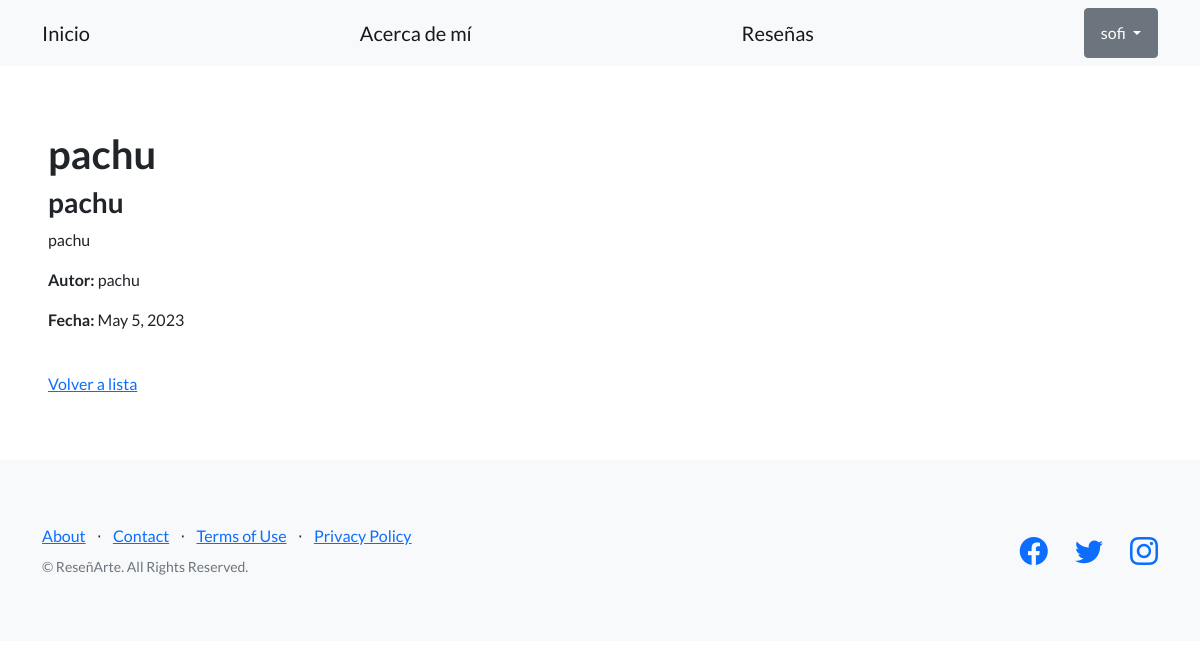
The page /blog/pages/pageId/12/ (signed in) on the database its author committed.
### blog/models.py (models this page shows, shortened)
class Reseña (models.Model):
    titulo = models.CharField(max_length=256)
    subtitulo = models.CharField(max_length=256)
    cuerpo = models.TextField()
    autor = models.CharField(max_length=256)
    fecha = models.DateField()

### blog/views.py (the view)
# urls.py: path('pages/pageId/<int:pk>/', ReseñaDetailView.as_view(), name="ver_reseña"),
class ReseñaDetailView(DetailView):
    model = Reseña
    success_url = reverse_lazy('lista_reseñas')

### blog/templates/blog/reseña_detail.html
{% extends "blog/base.html" %}
{% block contenido %}
<h1>
{{object.titulo}}
</h1>
<h3>
{{object.subtitulo}}
</h3>
<p>
{{object.cuerpo}}
</p>
<p>
  <strong>Autor:</strong> {{object.autor}}
</p>
<p>
  <strong>Fecha:</strong> {{object.fecha}}
</p>
<br>
<a href="{% url 'listar_reseñas' %}">Volver a lista</a>
{% endblock contenido %}

### blog/templates/blog/base.html (shortened to what this page needs)
{% load static %}
<!DOCTYPE html>
<html lang="en">
    <head>
        <link href="https://cdn.jsdelivr.net/npm/bootstrap-icons@1.5.0/font/bootstrap-icons.css" rel="stylesheet" type="text/css" />
        <link href= "{% static 'blog/css/styles.css' %}"" rel="stylesheet" />
    </head>
    <body>
        <nav class="navbar navbar-light bg-light static-top">
            <div class="container">
                <a class="navbar-brand" href="{% url 'inicio' %}">Inicio</a>
                <a class="navbar-brand" href="{% url 'about' %}">Acerca de mí</a>
                <a class="navbar-brand" href="{% url 'listar_reseñas' %}">Reseñas</a>
                {% if user.is_authenticated %}
                <div class="dropdown">
                    <button class="btn btn-secondary dropdown-toggle" type="button" id="dropdownMenuButton1" data-bs-toggle="dropdown" aria-expanded="false">
                        <div style="display: inline-flex;">
                            <span>{{ user.username }}</span>
                        </div>
                    </button>
                    </div>
                </div>
                {% else %}
                <a class="navbar-brand" href="{% url 'registro' %}">Registro</a>
                <a class="navbar-brand" href="{% url 'login' %}">Iniciar sesión</a>
                {% endif %}
        </nav>
        <section style="padding:4rem 3rem;">
            {% block contenido %}
            {% endblock contenido %}
        </section>
        <footer class="footer bg-light">
            <div class="container">
                <div class="row">
                    <div class="col-lg-6 h-100 text-center text-lg-start my-auto">
                        <ul class="list-inline mb-2">
                            <li class="list-inline-item"><a href="#!">About</a></li>
                            <li class="list-inline-item">⋅</li>
                            <li class="list-inline-item"><a href="#!">Contact</a></li>
                            <li class="list-inline-item">⋅</li>
                            <li class="list-inline-item"><a href="#!">Terms of Use</a></li>
                            <li class="list-inline-item">⋅</li>
                            <li class="list-inline-item"><a href="#!">Privacy Policy</a></li>
                        </ul>
                        <p class="text-muted small mb-4 mb-lg-0">&copy; ReseñArte. All Rights Reserved.</p>
                    </div>
                    <div class="col-lg-6 h-100 text-center text-lg-end my-auto">
                        <ul class="list-inline mb-0">
                            <li class="list-inline-item me-4">
                                <a href="#!"><i class="bi-facebook fs-3"></i></a>
                            </li>
                            <li class="list-inline-item me-4">
                                <a href="#!"><i class="bi-twitter fs-3"></i></a>
                            </li>
                            <li class="list-inline-item">
                                <a href="#!"><i class="bi-instagram fs-3"></i></a>
                            </li>
                        </ul>
                    </div>
                </div>
            </div>
        </footer>
    </body>
</html>

### rows shown on the page
Reseña: titulo "pachu", subtitulo "pachu", cuerpo "pachu", autor "pachu", fecha "May 5, 2023"

### other values the page prints
{{ user.username }} "sofi"
